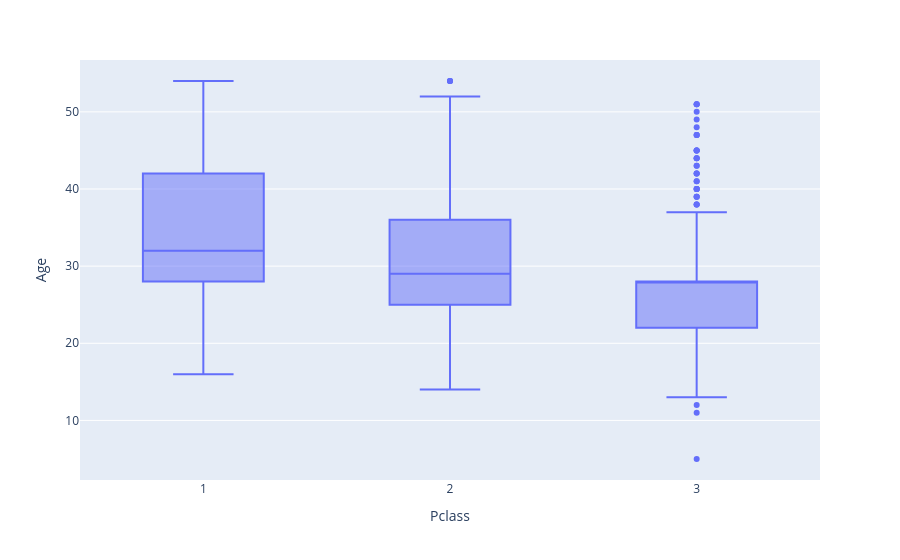

The cell this chart's notebook holds for it:
### Code cell
fig = px.box(data, x='Pclass', y='Age')
fig.show()

### Figure 1 — Plotly figure (JSON) as saved in the notebook; plotly's stock layout.template omitted (floating-point values rounded to 4 significant figures; data arrays with more than 128 entries replaced by an {"elided": "..."} marker saying what was removed)
{"data": [{"alignmentgroup": "True", "hovertemplate": "Pclass=%{x}<br>Age=%{y}<extra></extra>", "legendgroup": "", "marker": {"color": "#636efa"}, "name": "", "notched": false, "offsetgroup": "", "orientation": "v", "showlegend": false, "type": "box", "x": {"elided": "642 int values"}, "x0": " ", "xaxis": "x", "y": {"elided": "642 int values"}, "y0": " ", "yaxis": "y"}], "layout": {"boxmode": "group", "legend": {"tracegroupgap": 0}, "margin": {"t": 60}, "xaxis": {"anchor": "y", "domain": [0, 1], "title": {"text": "Pclass"}}, "yaxis": {"anchor": "x", "domain": [0, 1], "title": {"text": "Age"}}}}
